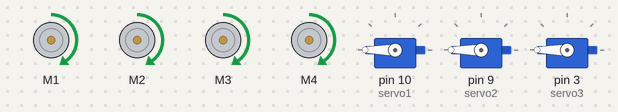
Simulated run of this sketch. Board: Arduino Uno, built with avr-gcc and run on an emulated ATmega328P. On the bench: 4 × DC motor (green arrow = forward, orange = backward, longer = faster), 3 × servo.

Above: at 0.05 s.
At 10.0 s:
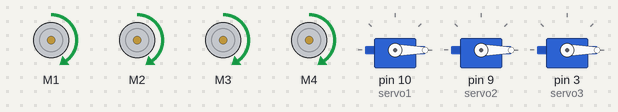
Timing chart, 0 to 11.5 s (numbered marks = the images above):
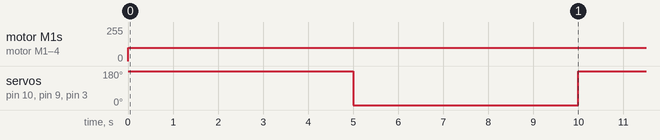

The sketch:

ip25_mechatronik_testsoftware.ino
```cpp
#include <Wire.h>
#include <Adafruit_MotorShield.h>
#include <Servo.h>

// Erstellen einer Instanz des Motorschields
Adafruit_MotorShield AFMS = Adafruit_MotorShield();
Adafruit_DCMotor *motor1 = AFMS.getMotor(1);
Adafruit_DCMotor *motor2 = AFMS.getMotor(2);
Adafruit_DCMotor *motor3 = AFMS.getMotor(3);
Adafruit_DCMotor *motor4 = AFMS.getMotor(4);

// Servo Objekte
Servo servo1;
Servo servo2;
Servo servo3;

void setup() {
  // Initialisieren des Motorschields
  AFMS.begin();

  // Anfangsgeschwindigkeit setzen (von 0 bis 255)
  motor1->setSpeed(100);
  motor2->setSpeed(100);
  motor3->setSpeed(100);
  motor4->setSpeed(100);

  // Anfangsrichtung setzen
  motor1->run(FORWARD);
  motor2->run(FORWARD);
  motor3->run(FORWARD);
  motor4->run(FORWARD);

  // Servo Pins definieren
  servo1.attach(10);
  servo2.attach(9);
  servo3.attach(3);

  // Servo auf 0 Grad setzen
  servo1.write(0);
  servo2.write(0);
  servo3.write(0);
}

void loop() {
  servo1.write(180);  // Servo auf 180 Grad setzen
  servo2.write(180);
  servo3.write(180);
  delay(5000);        // 5 Sekunden warten

  servo1.write(0);    // Servo zurück auf 0 Grad setzen
  servo2.write(0);
  servo3.write(0);
  delay(5000);        // 5 Sekunden warten

  // Die DC-Motoren drehen durchgehend
}
```

Measured:
- by itself, motor M1–4: stopped → forward 100/255 at 0.00 s
- by itself, servo on pin 10 (servo1), servo on pin 9 (servo2), servo on pin 3 (servo3): alternates 180° for 5.0 s and 0° for 5.0 s
